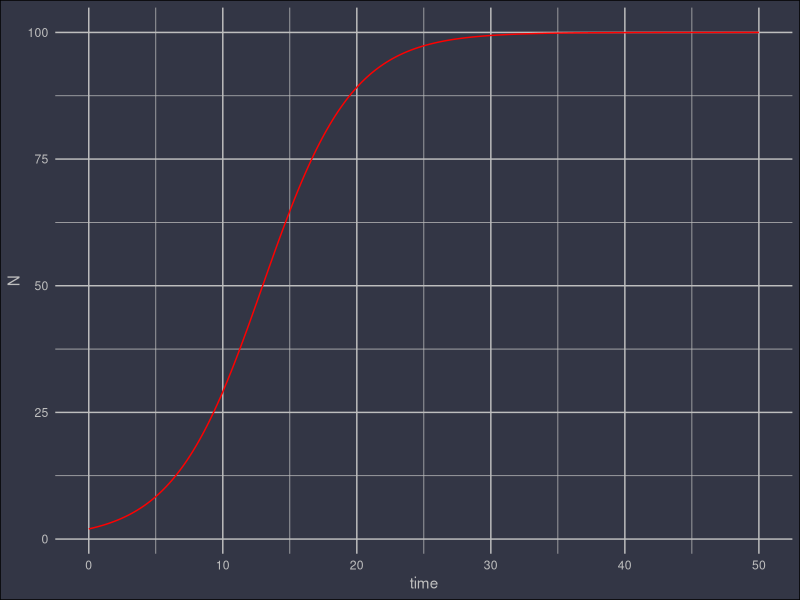
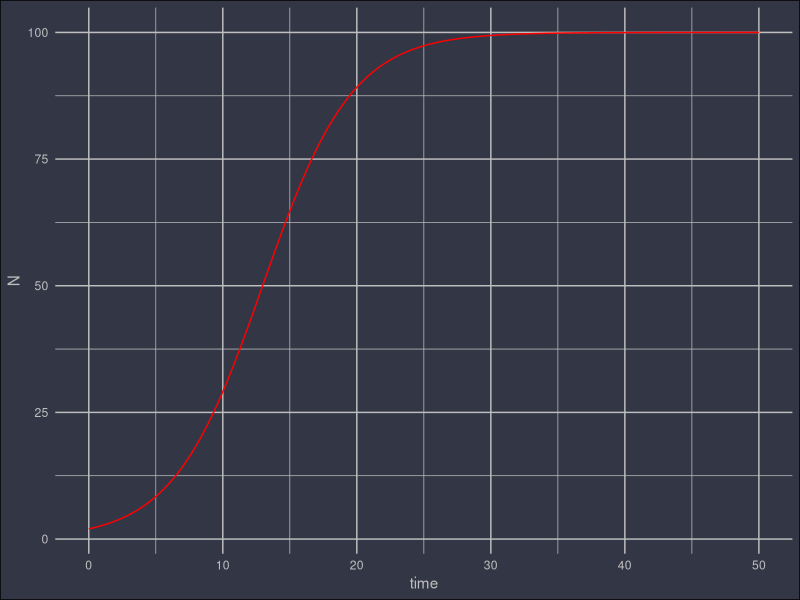
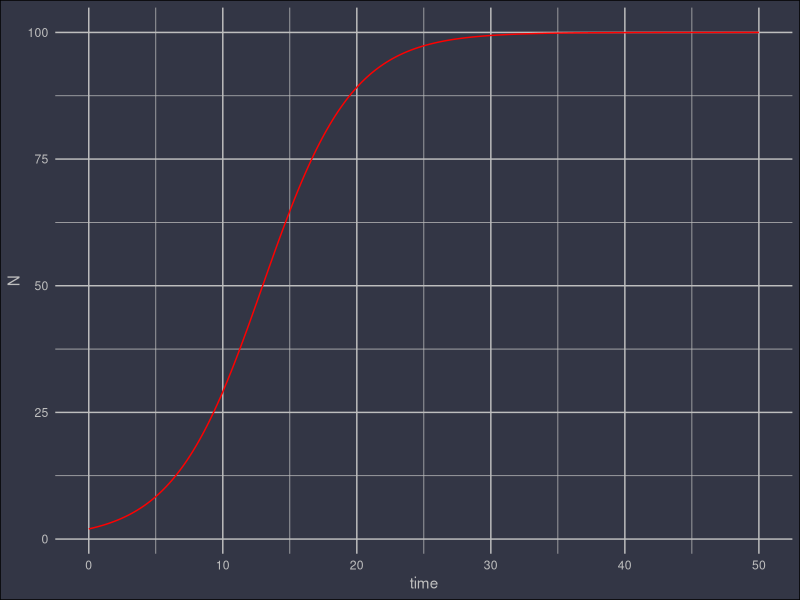
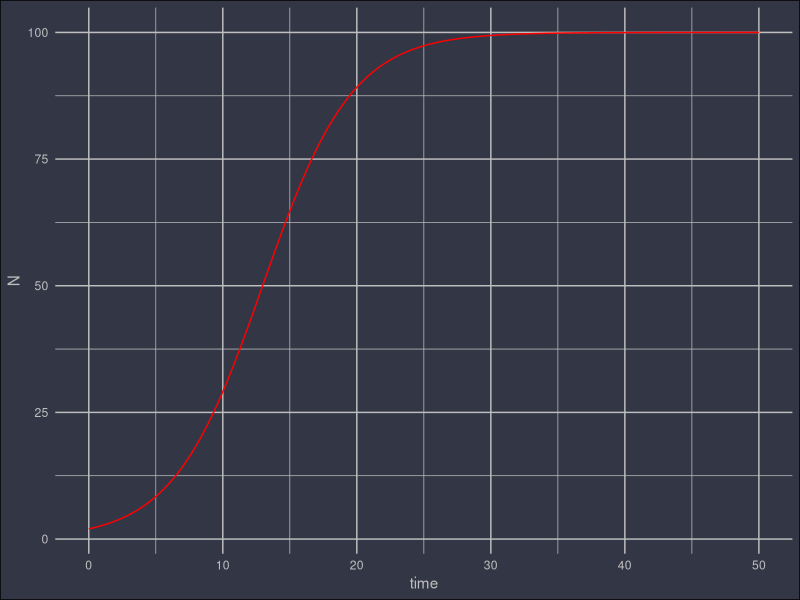

These charts were generated, in order, by the following R code:
library(tidyverse) 
library(deSolve)

parameters <- c(r = 0.3, K = 100)

state <- c(N = 2)

logistic <- function(t, state, parameters) {
    with(as.list(c(state, parameters)), {
        dN <- (1 - N / K) * (r * N)
        list(dN)
    })
}

times <- seq(0, 50, by = 0.2)

sol <- as.data.frame(
    ode(y = state, times = times, func = logistic, parms = parameters)
)

ggplot(sol) +
    geom_line(aes(time, N), col = "red") +
    theme_minimal() +
    theme(
        plot.background = element_rect(fill = rgb(.2, .21, .27)),
        text = element_text(colour = "grey"),
        axis.text = element_text(colour = "grey"),
        panel.grid = element_line(colour = "grey")
    )
ggsave("plots/ode1.png", width=8, height=5)

r <- 0.3

K <- 100

N0 <- 2

time <- seq(0, 50, by = 0.2)

sol <- data.frame(
    time,
    N = K * N0 / (N0 + (K - N0) * exp(-r * time))
)

ggplot(sol) +
    geom_line(aes(time, N), col = "red") +
    theme_minimal() +
    theme(
        plot.background = element_rect(fill = rgb(.2, .21, .27)),
        text = element_text(colour = "grey"),
        axis.text = element_text(colour = "grey"),
        panel.grid = element_line(colour = "grey")
    )
ggsave("plots/ode2.png", width=8, height=5)
